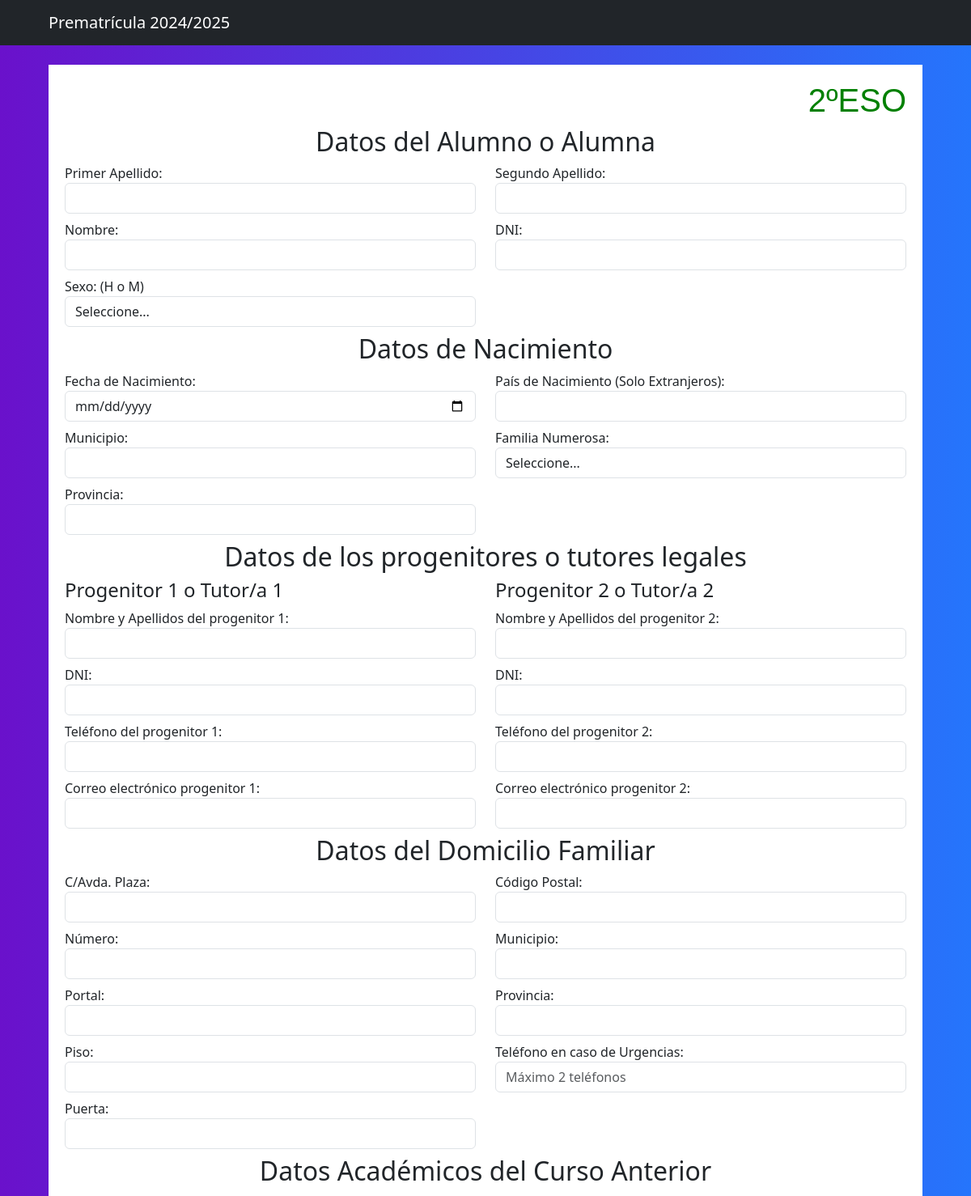
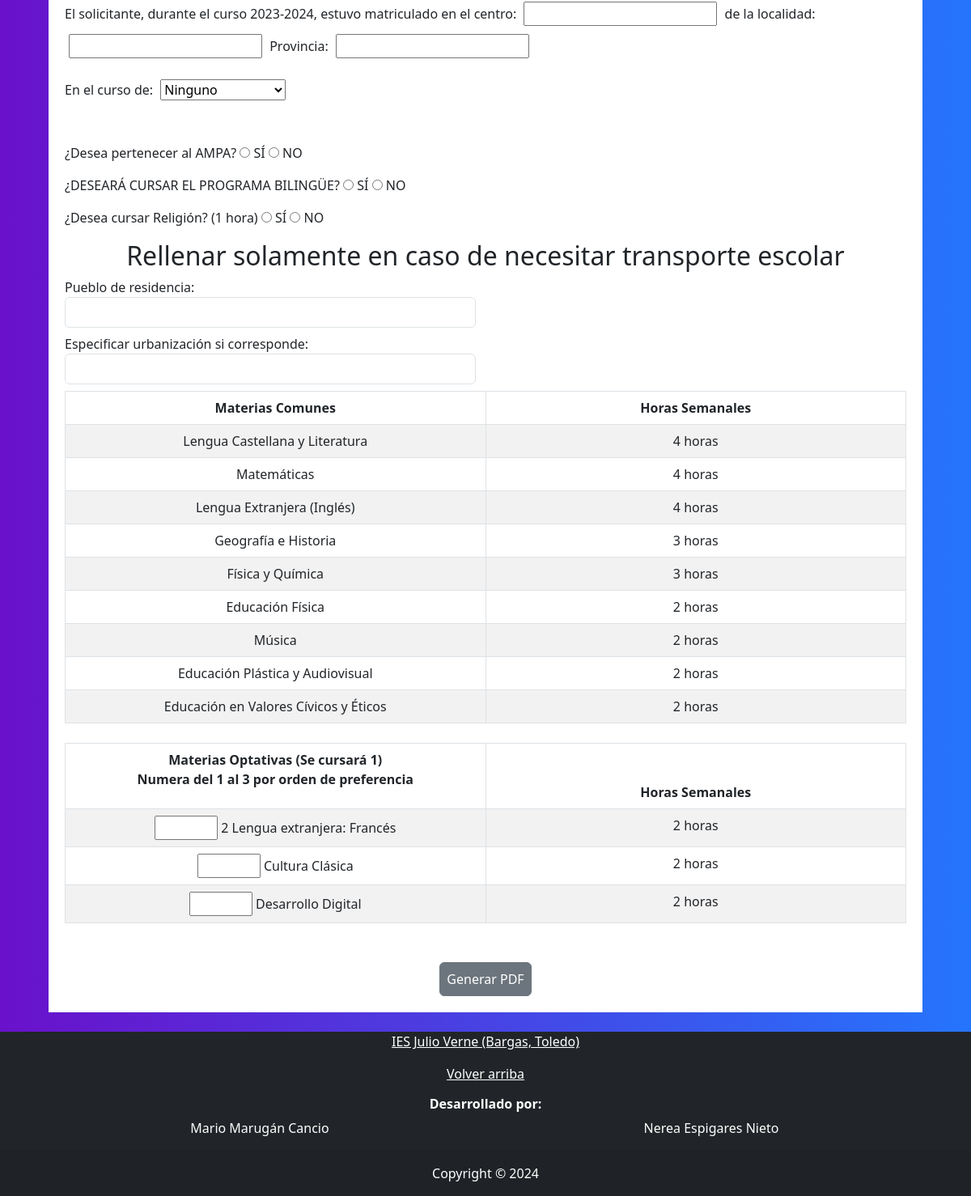
Screenshot of /prematricula/cursos/ESO/2ESO.php with the database file from the repository (2 pictures, top to bottom).
### tables this page shows
CREATE TABLE Asignaturas(
	cod_asignatura INT PRIMARY KEY AUTO_INCREMENT,
    nombre VARCHAR(100) NOT NULL,
    horas INT NOT NULL,
    curso VARCHAR(30) NOT NULL,
    tipo VARCHAR(40)
);

### prematricula/cursos/ESO/2ESO.php (the view, shortened to what this page needs)
<!DOCTYPE html>
<html lang="en">
<head>
    <link rel="stylesheet" href="../../../css/bootstrap.min.css">
    <link rel="stylesheet" type="text/css" href="../../../css/app.css">
  <link rel="stylesheet" type="text/css" href="../../../css/prematriculas.css">
    <link href="https://cdn.jsdelivr.net/npm/bootstrap@5.3.0-alpha3/dist/css/bootstrap.min.css" rel="stylesheet">
    <?php
        require('../../../archivosComunes/conexion.php');
    ?>
</head>
<body>
<?php
    include('navESO.php');
    ?>
    <div class="fondo">
        <div class="matricula mt-4">
            <h1 style="text-align: right; color: green; font-family: 'Franklin Gothic Medium', 'Arial Narrow', Arial, sans-serif;">2ºESO</h1>
            <form id="matriculas" action="../../generate_pdf.php" method="post">
                <?php
                    include('../formularioComun.php');
                ?>
                 <div class="form-group mb-2">
                <p>¿DESEARÁ CURSAR EL PROGRAMA BILINGÜE?
                    <?php if($bilingue == "SI"){
                        echo '<input type="radio" id="bilingue_si" name="bilingue" value="SI" checked> SÍ ';
                        echo '<input type="radio" id="bilingue_no" name="bilingue" value="NO"> NO</p>';
                    }else if($bilingue == "NO"){
                        echo '<input type="radio" id="bilingue_si" name="bilingue" value="SI"> SÍ ';
                        echo '<input type="radio" id="bilingue_no" name="bilingue" value="NO" checked> NO</p>';
                    }else{
                        echo '<input type="radio" id="bilingue_si" name="bilingue" value="SI"> SÍ ';
                        echo '<input type="radio" id="bilingue_no" name="bilingue" value="NO"> NO</p>';
                    }
                    ?>
                </div>
                <div class="form-group mb-2">
                <p>¿Desea cursar Religión? (1 hora)
                <?php if($religion == "SI"){
                        echo '<input type="radio" id="religion_si" name="religion" value="SI" checked> SÍ ';
                        echo '<input type="radio" id="religion_no" name="religion" value="NO"> NO</p>';
                    }else if($religion == "NO"){
                            echo '<input type="radio" id="religion_si" name="religion" value="SI"> SÍ ';
                            echo '<input type="radio" id="religion_no" name="religion" value="NO" checked> NO</p>';
                    }else{
                        echo '<input type="radio" id="religion_si" name="religion" value="SI"> SÍ ';
                        echo '<input type="radio" id="religion_no" name="religion" value="NO"> NO</p>';
                    }
                    ?>
                </div>
                <h2 class="text-center">Rellenar solamente en caso de necesitar transporte escolar</h2>
<div class="row">
    <div class="col-md-6">
        <div class="form-group mb-2">
            <label for="pueblo_transporte">Pueblo de residencia:</label>
            <input class="form-control" type="text" id="pueblo_transporte" name="pueblo_transporte" value="<?php echo $pueblo_transporte; ?>">
        </div>
        <div class="form-group mb-2">
            <label for="urbanizacion_transporte">Especificar urbanización si corresponde:</label>
            <input class="form-control" type="text" id="urbanizacion_transporte" name="urbanizacion_transporte" value="<?php echo $urbanizacion_transporte; ?>">
        </div>
    </div>
</div>
                <div class="form-group mb-4">
                <table class="table table-bordered table-striped table-hover text-center">
                    <thead>
                        <tr>
                            <th scope="col">Materias Comunes</th>
                            <th scope="col">Horas Semanales</th>
                        </tr>
                    </thead>
                    <tbody>
                        <?php
                            $select = "SELECT cod_asignatura, nombre, horas, curso, tipo FROM Asignaturas WHERE curso LIKE '2ESO' AND tipo LIKE '%comunes'";
                            $resul = $db->query($select);
                            while ($asignatura = $resul->fetch(PDO::FETCH_ASSOC)) {
                                echo '<tr>';
                                    echo '<td id="asignaturas_comumnes'.$asignatura['cod_asignatura'].'">'.$asignatura['nombre'].'</td>';
                                    echo '<td id="horas_comumnes'.$asignatura['cod_asignatura'].'">'.$asignatura['horas'].' horas</td>';
                                echo "</tr>";
                            }
                        ?>
                    </tbody>
                </table>
                </div>
                <div class="form-group mb-5">
                <table class="table table-bordered table-striped table-hover text-center">
                    <thead>
                        <tr>
                            <th scope="col">Materias Optativas (Se cursará 1)
                            <p>Numera del 1 al 3 por orden de preferencia</p>
                            </th>
                            <th scope="col">Horas Semanales</th>
                        </tr>
                    </thead>
                    <tbody>
                    <?php
                            $select = "SELECT cod_asignatura, nombre, horas, curso, tipo FROM Asignaturas WHERE curso LIKE '2ESO' AND tipo LIKE '%optativas'";
                            $resul = $db->query($select);
                            $idClasesOptativas = 1;
                            while ($asignatura = $resul->fetch(PDO::FETCH_ASSOC)) {
                                if(count($asignaturasOptativas)>0){
                                $i=0;
                                while($i < count($asignaturasOptativas)){
                                    if($asignaturasOptativas[$i] == $asignatura['cod_asignatura']){
                                        echo '<tr>';
                                            echo '<td id="'.$idClasesOptativas++.'_optativas"> <input class="clasesOptativas" type="number" name="materias_optativas" min="1" max="3" value='.$asignaturasOptativasPreferencias[$i].'> '.$asignatura['nombre'].'</td>';
                                            echo '<td id="horas_optativas'.$asignatura['cod_asignatura'].'">'.$asignatura['horas'].' horas</td>';
                                        echo "</tr>";
                                    }
                                    $i = $i + 1;
                                }
                            }else{
                                        echo '<tr>';
                                            echo '<td id="'.$idClasesOptativas++.'_optativas"> <input class="clasesOptativas" type="number" name="materias_optativas" min="1" max="3"> '.$asignatura['nombre'].'</td>';
                                            echo '<td id="horas_optativas'.$asignatura['cod_asignatura'].'">'.$asignatura['horas'].' horas</td>';
                                        echo "</tr>";
                            }
                            }
                        ?>
                    </tbody>
                </table>
                </div>
                <div class="d-flex w-100 justify-content-center">
                <button type="button" onclick="validarDatos()" class="btn btn-secondary p-2">Generar PDF</button>
                </div>
            </form>
        </div>
    </div>
    <?php
    include('./../../footer.php');
    ?>
</body>
</html>

### css/app.css (style rules this page uses)
html { box-sizing: border-box; }
*, *:before, *:after { box-sizing: inherit; }
body { font-family: Verdana, Geneva, Tahoma, sans-serif; font-size: 1.6rem; line-height: 2; color: white; background: -webkit-linear-gradient(to right, rgba(106, 17, 203, 1), rgba(37, 117, 252, 1)); background: linear-gradient(to right, rgba(106, 17, 203, 1), rgba(37, 117, 252, 1)); }

### css/prematriculas.css (style rules this page uses)
.fondo { display: flex; justify-content: center; }
.matricula { width: 90%; background-color: white; padding: 20px; }
table, thead, th, tbody,tr, td { border-width: 1px; border: 1px solid black; border-collapse: collapse; width: 50%; }

### rows the page displays
asignaturas: nombre "Lengua Castellana y Literatura", horas "4"
asignaturas: nombre "Matemáticas", horas "4"
asignaturas: nombre "Lengua Extranjera (Inglés)", horas "4"
asignaturas: nombre "Geografía e Historia", horas "3"
asignaturas: nombre "Física y Química", horas "3"
asignaturas: nombre "Educación Física", horas "2"
asignaturas: nombre "Música", horas "2"
asignaturas: nombre "Educación Plástica y Audiovisual", horas "2"
asignaturas: nombre "Educación en Valores Cívicos y Éticos", horas "2"
asignaturas: nombre "2 Lengua extranjera: Francés", horas "2"
asignaturas: nombre "Cultura Clásica", horas "2"
asignaturas: nombre "Desarrollo Digital", horas "2"
